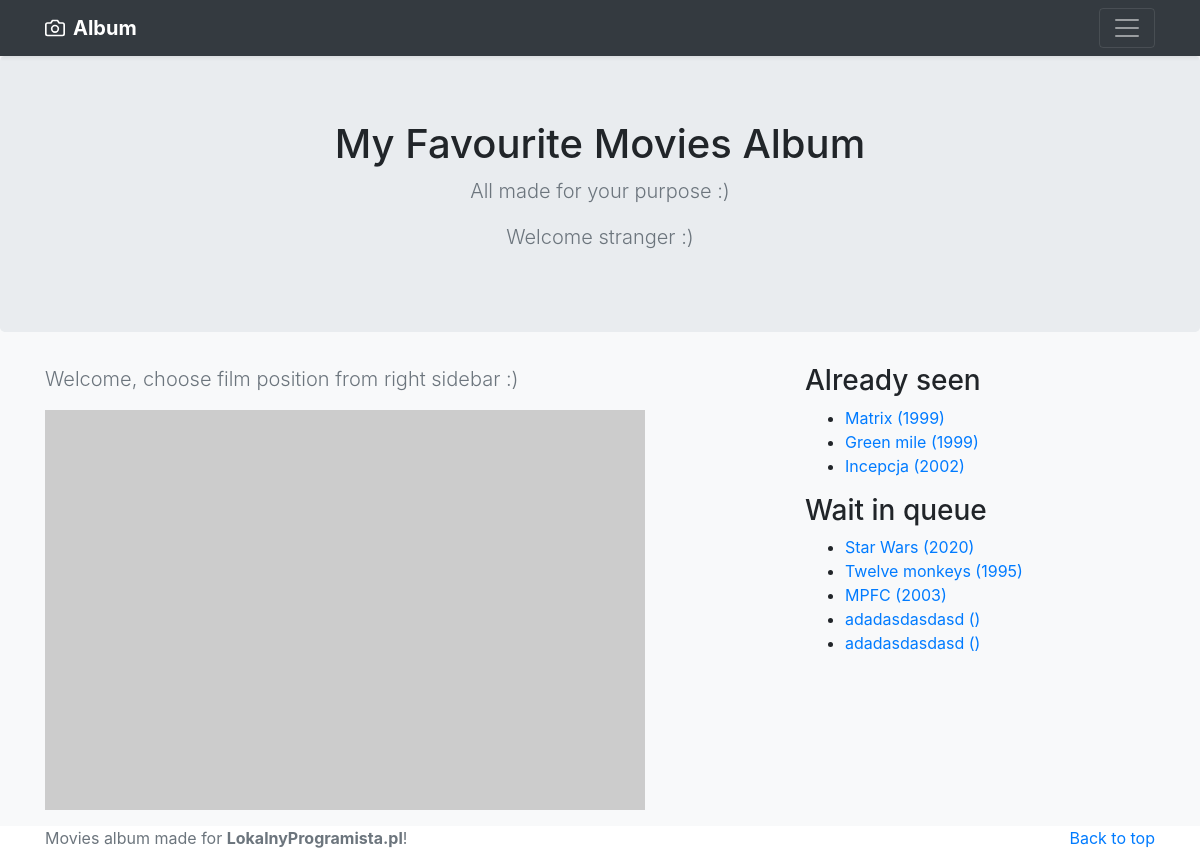
The page /php_movies_2/index.php on the database its author committed.
### tables this page shows
CREATE TABLE IF NOT EXISTS `movie` (
  `id` int(11) NOT NULL AUTO_INCREMENT,
  `title` varchar(512) NOT NULL,
  `description` text,
  `tech_info` text,
  `poster` varchar(512) DEFAULT NULL,
  `year` int(11) DEFAULT NULL,
  `active` tinyint(1) NOT NULL DEFAULT '0',
  `producer` varchar(100) NOT NULL,
  PRIMARY KEY (`id`),
  KEY `movie_active_idx` (`active`)
);

### php_movies_2/index.php (the view, shortened to what this page needs)
<?php
$db = new mysqli('localhost', 'root', '', 'lokalny');
$db->set_charset('utf8');
$query = "SELECT * FROM movie WHERE active=1 ORDER BY year ASC LIMIT 5";
$resource = $db->query($query);
$movies_active = [];
while ($row = $resource->fetch_assoc()) {
    $movies_active[] = $row;
}
$query = "SELECT * FROM movie WHERE active=0 ORDER BY id ASC LIMIT 5";
$resource = $db->query($query);
$movies_inactive = [];
while ($row = $resource->fetch_assoc()) {
    $movies_inactive[] = $row;
}
$model = null;
?>
<!DOCTYPE html>
<html lang="en">
<head>
    <link rel="stylesheet" href="https://stackpath.bootstrapcdn.com/bootstrap/4.3.1/css/bootstrap.min.css"
>
</head>
<body>
<header>
    <div class="navbar navbar-dark bg-dark shadow-sm">
        <div class="container d-flex justify-content-between">
            <a href="<?= basename(__FILE__) ?>" class="navbar-brand d-flex align-items-center">
                <strong>Album</strong>
            </a>
            <button class="navbar-toggler" type="button" data-toggle="collapse" data-target="#navbarHeader" aria-controls="navbarHeader" aria-expanded="false" aria-label="Toggle navigation">
                <span class="navbar-toggler-icon"></span>
            </button>
        </div>
    </div>
</header>
<main id="main" class="bg-light">
    <section class="jumbotron text-center">
        <div class="container">
            <h1 class="jumbotron-heading">My Favourite Movies Album</h1>
            <p class="lead text-muted">All made for your purpose :)</p>
            <p class="lead text-muted">
                <?php
                    if (isset($_COOKIE['entry_javascript'])) {
                        echo 'Welcome again dear user ;)';
                    } else {
                        echo 'Welcome stranger :)';
                    }
                ?>
            </p>
        </div>
    </section>
    <div class="container">
        <div class="row">
            <div class="col-md-8">
                <?php if (!empty($model)): ?>
                    <div class="row">
                        <?php if (!empty($model['poster'])): ?>
                            <div class="col-md-3">
                                <a data-fancybox="gallery" href="<?= $model['poster'] ?>" title="<?= $model['title'] ?>">
                                    <img src="<?= $model['poster'] ?>" alt="<?= $model['title'] ?>" class="img-thumbnail" />
                                </a>
                            </div>
                        <?php endif; ?>
                        <div class="col-md-<?= empty($model['poster']) ? '12' : '9' ?>">
                            <h1><?= $model['title'] ?> (<?= $model['year'] ?>)</h1>
                            <p>
                                <?= !empty($model['description']) ? $model['description'] : 'description text coming soon' ?>
                            </p>
                        </div>
                    </div>
                    <p>
                        <?= !empty($model['tech_info']) ? $model['tech_info'] : 'tech_info coming soon' ?>
                    </p>
                    <a name="reviews"></a>
                    <h4>Reviews: <?= count($model['reviews']) ?></h4>
                    <div class="row">
                        <div class="col-sm-12">
                            <?php if (isset($_GET['rev']) && isset( $model['reviews'][$_GET['rev']] )): ?>
                            <div class="col-sm-12">
                                <?php $review = $model['reviews'][$_GET['rev']]; ?>
                                <h4><?= $review['title'] ?></h4>
                                <p><?= $review['content'] ?></p>
                                <p class="text-center">
                                    <a href="<?= basename(__FILE__) ?>?id=<?= $model['id'] ?>#reviews"
                                       class="btn btn-sm btn-success">More reviews</a>
                                </p>
                            </div>
                            <div class="row">
                                <div class="col-sm-12">
                                    <h5>Comments:</h5>
                                    <form action="comment.php" method="post">
                                        <input type="hidden" name="review_id" value="<?= $review['id'] ?>" required>
                                        <input type="text" placeholder=".. your nick" name="author" required ><br>
                                        <textarea name="content" placeholder=".. your comment"
                                                  cols="50" rows="5" required></textarea>
                                        <p class="text-center">
                                            <input type="submit" value="Save">
                                        </p>
                                    </form>
                                </div>
                            </div>
                            <div class="row">
                                <div class="col-sm-12">
                                    <?php
                                    $query = "SELECT * FROM comment WHERE review_id = {$review['id']} ORDER BY id DESC;";
                                    $resource = $db->query($query);
                                    $comments = [];
                                    while ($row = $resource->fetch_assoc()) {
                                        $comments[] = $row;
                                    }
                                    $resource->free();
                                    ?>
                                    <div class="clearfix"></div>
                                    <?php foreach ($comments as $comment): ?>
                                        <div>
                                            <div>
												<small><?= date('Y-m-d H:i:s',$comment['created_at']) ?></small>
												<strong><?= $comment['author'] ?></strong>
											</div>
                                            <p><?= $comment['content'] ?></p>
                                        </div>
                                    <?php endforeach; ?>
                                </div>
                            </div>
                        <?php else: ?>
                            <div class="row">
                                <?php foreach ($model['reviews'] as $review): ?>
                                    <div class="col-xs-12 col-sm-12 col-md-6 col-lg-6">
                                        <h5><?= $review['title'] ?></h5>
                                        <p><?= substr($review['content'], 0, 200) ?>...
                                            <a href="<?= basename(__FILE__) ?>?id=<?= $model['id'] ?>&rev=<?=
                                            $review['id'] ?>#reviews"
                                               class="btn btn-sm btn-primary">Read more &raquo;  </a>
                                        </p>
                                    </div>
                                <?php endforeach; ?>
                            </div>
                        <?php endif; ?>
                        </div>
                    </div>
                <?php else: ?>
                    <p class="lead text-muted">Welcome, choose film position from right sidebar :)</p>
                    <p><img src="https://picsum.photos/600/400" alt=""></p>
                <?php endif; ?>
            </div>
            <div class="col-md-4">
                <h3>Already seen</h3>
                <ul>
                    <?php foreach ($movies_active as $movie): ?>
                        <li>
                            <a href="<?= basename(__FILE__) ?>?id=<?= $movie['id'] ?>">
                                <?= $movie['title'] ?> (<?= $movie['year'] ?>)
                            </a>
                        </li>
                    <?php endforeach; ?>
                </ul>
                <h3>Wait in queue</h3>
                <ul>
                    <?php foreach ($movies_inactive as $movie): ?>
                        <li>
                            <a href="<?= basename(__FILE__) ?>?id=<?= $movie['id'] ?>">
                                <?= $movie['title'] ?> (<?= $movie['year'] ?>)
                            </a>
                        </li>
                    <?php endforeach; ?>
                </ul>
            </div>
        </div>
    </div>
</main>
<footer class="text-muted">
    <div class="container">
        <p class="float-right">
            <a href="#">Back to top</a>
        </p>
        <p>Movies album made for <strong>LokalnyProgramista.pl</strong>!</p>
    </div>
</footer>
<link rel="stylesheet" href="https://cdn.jsdelivr.net/gh/fancyapps/fancybox@3.5.7/dist/jquery.fancybox.min.css" />
</body>
</html>

### rows shown on the page
movie: title "Matrix", year "1999"
movie: title "Green mile", year "1999"
movie: title "Incepcja", year "2002"
movie: title "Star Wars", year "2020"
movie: title "Twelve monkeys", year "1995"
movie: title "MPFC", year "2003"
movie: title "adadasdasdasd"
movie: title "adadasdasdasd"
